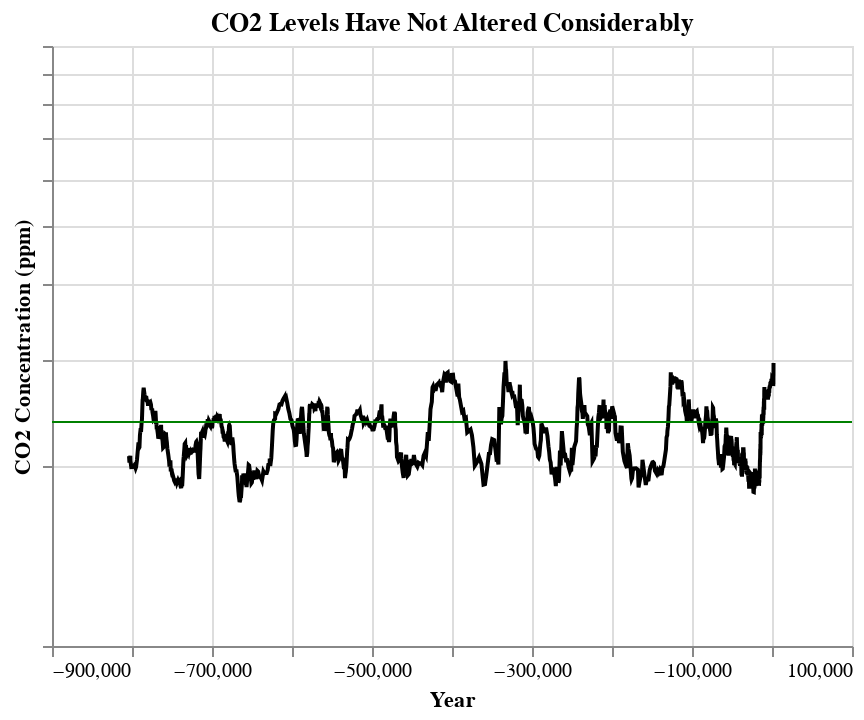

The code cell stored with this chart in its notebook:
### Code cell
import math

df = pd.read_csv("../data/co2-concentration-long-term.csv") # data from https://ourworldindata.org/grapher/co2-concentration-long-term

df['Concentration'] = df['Concentration'][0:1769]

chart = alt.Chart(df).mark_line(
    color="black"
).encode(
    x=alt.X("Year", axis=alt.Axis(title="Year")),
    y=alt.Y("Concentration", axis=alt.Axis(title="CO2 Concentration (ppm)", labels=False), scale=alt.Scale(type='log'))
).properties(
    title="CO2 Levels Have Not Altered Considerably"
)

line = alt.Chart(pd.DataFrame({'y': [(max(df["Concentration"][0:1769])+min(df["Concentration"][0:1769]))/2]})).mark_rule(color="green").encode(y='y')


chart + line

### Figure 1 — Vega-Lite specification as saved in the notebook (floating-point values rounded to 4 significant figures; data arrays with more than 128 entries replaced by an {"elided": "..."} marker saying what was removed)
{"config": {"view": {"continuousWidth": 400, "continuousHeight": 300}}, "layer": [{"data": {"name": "data-cf7d4c0b32d80031389c9c7c0b644836"}, "mark": {"type": "line", "color": "black"}, "encoding": {"x": {"axis": {"title": "Year"}, "field": "Year", "type": "quantitative"}, "y": {"axis": {"labels": false, "title": "CO2 Concentration (ppm)"}, "field": "Concentration", "scale": {"type": "log"}, "type": "quantitative"}}, "title": "CO2 Levels Have Not Altered Considerably"}, {"data": {"name": "data-d307d938fb7e75c0e49579a04624c2ba"}, "mark": {"type": "rule", "color": "green"}, "encoding": {"y": {"field": "y", "type": "quantitative"}}}], "$schema": "https://vega.github.io/schema/vega-lite/v4.17.0.json", "datasets": {"data-cf7d4c0b32d80031389c9c7c0b644836": {"elided": "1871 records"}, "data-d307d938fb7e75c0e49579a04624c2ba": [{"y": 236.2}]}}
